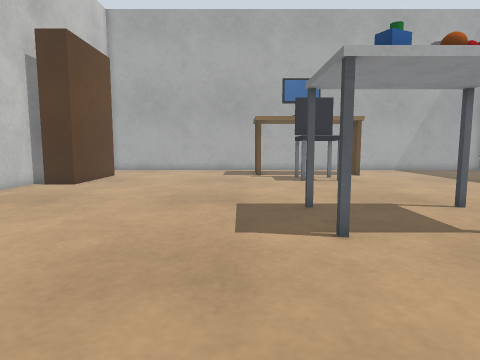
[1] (above)

20 first-person views from a walk through a world built for the Gazebo simulator. The camera is 0.37 m above the floor, tilts 6° down and sees 75° across. The floor is counted in squares, 0.2 m on a side. Each view is taken from the middle of a square. On the plan, view 1 faces up. The plan holds only what a view shows up to about 17 squares ahead; the rest is blank. Robots are left out.

[2]
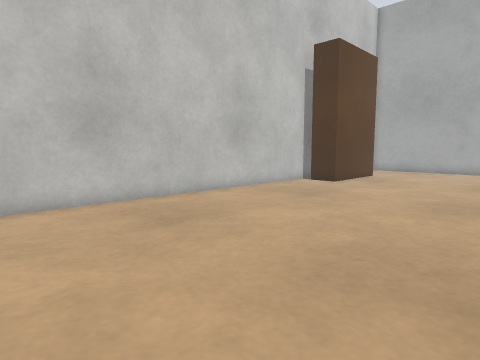

[3]
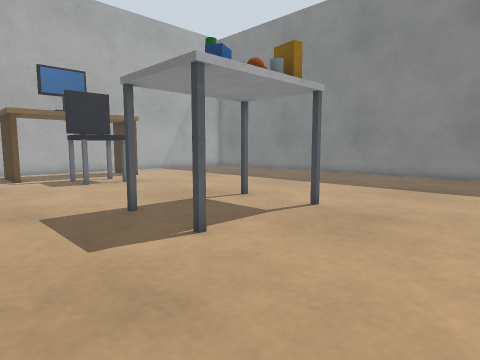

[4]
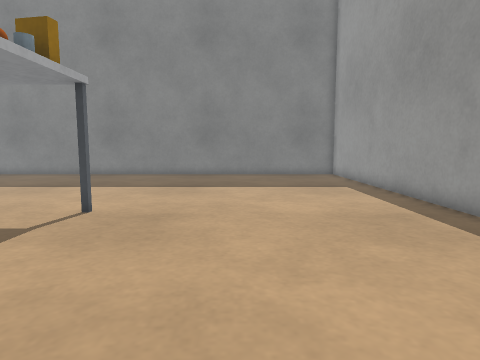

[5]
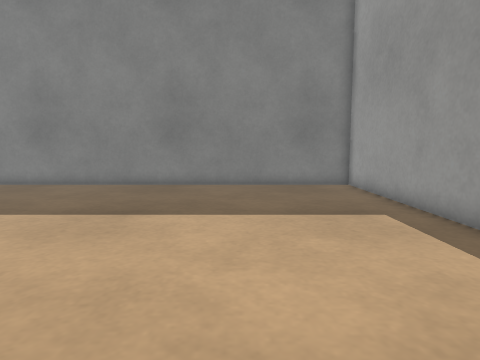

[6]
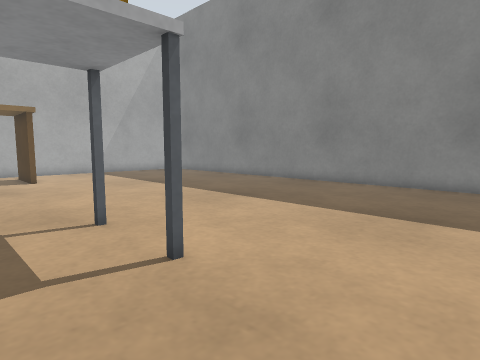

[7]
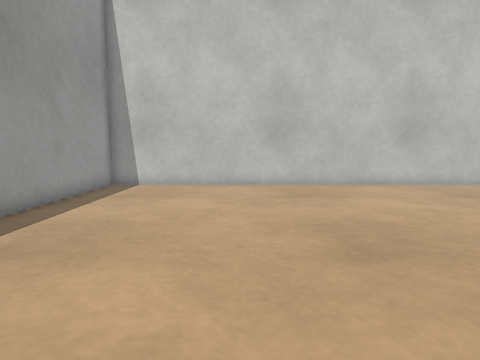

[8]
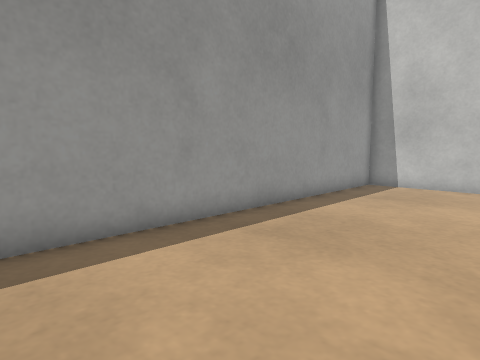

[9]
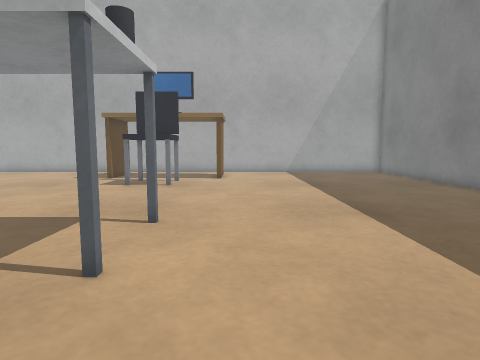

[10]
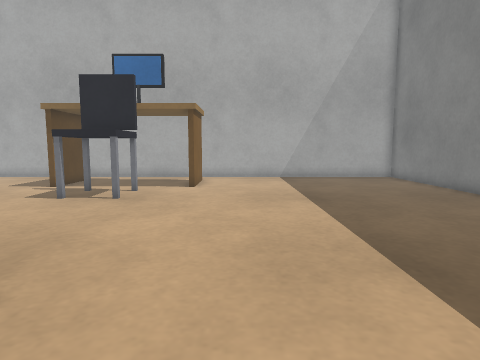

[11]
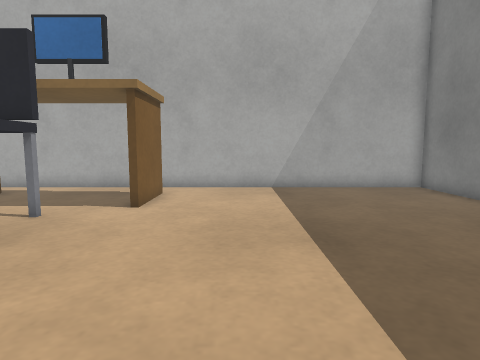

[12]
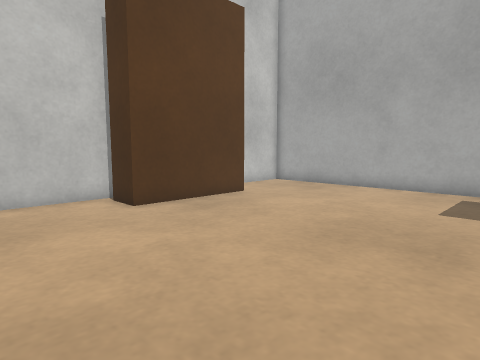

[13]
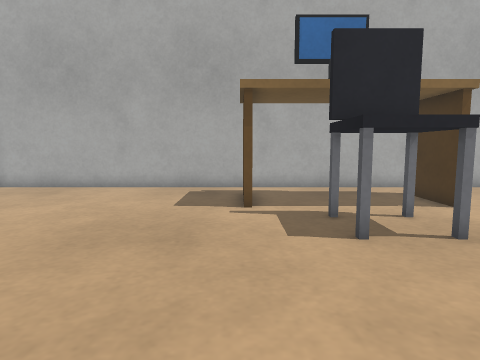

[14]
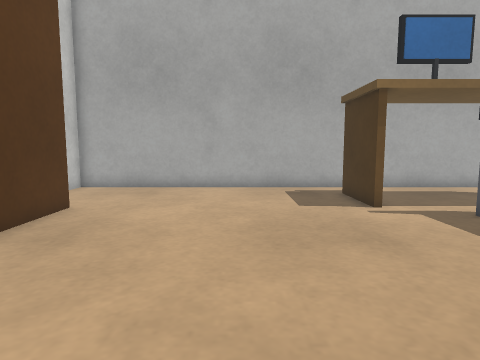

[15]
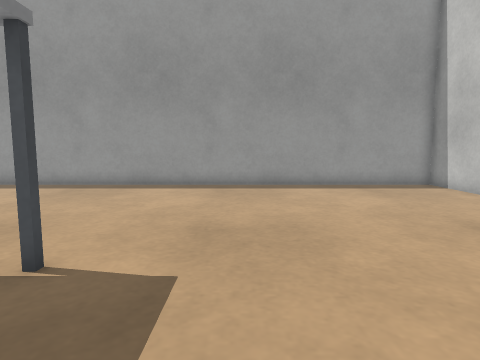

[16]
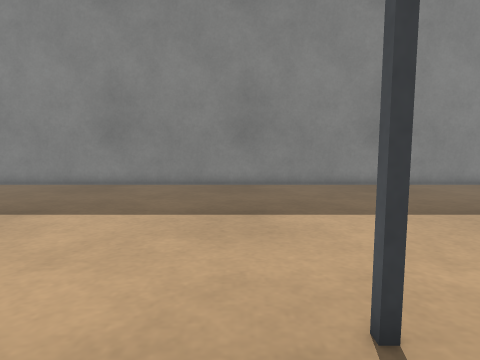

[17]
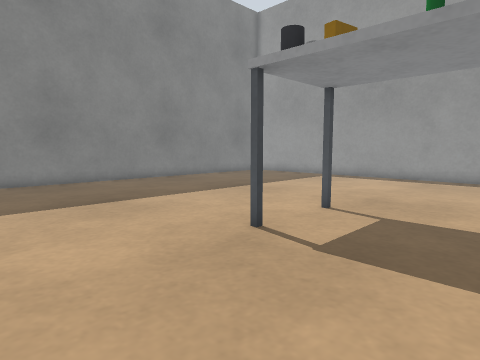

[18]
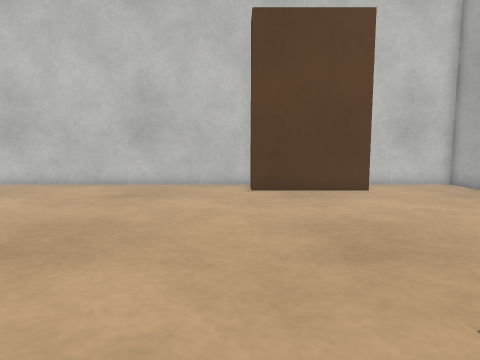

[19]
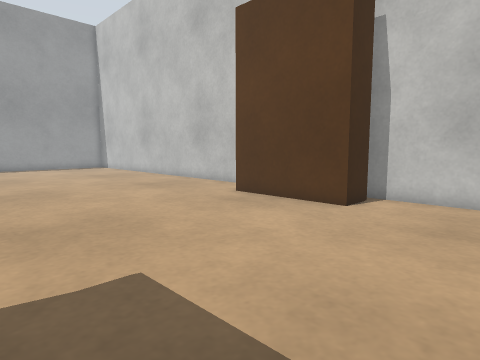

[20]
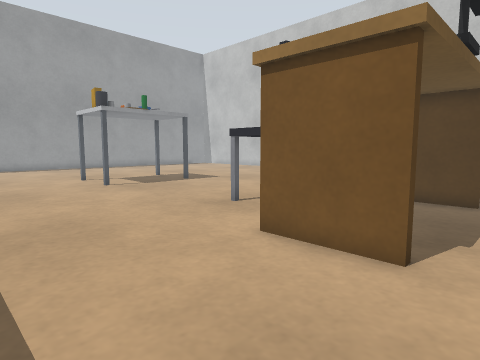

### Floor plan
Key: @ floor where view 1 was taken; # wall or solid block; . floor; B brown box; T thing the floor can be seen under or through; C green cylinder; W white cylinder; O other object.
Columns run from 11 left of view 1 to 20 right of it. Each row starts with its distance up from view 1.
 26 ################################
 25 #..............................#
 24 #..............................#
 23 #...........#  TTTT#...........#
 22 #...........#      #...........#
 21 #...........#TTTTTTT...........#
 20  BBB...........................#
 19    B...........TT..............#
 18    B...........TT..............#
 17  B B...........TT..............#
 16  BBB...........................#
 15 #..............................#
 14 #..............................#
 13 #..............................#
 12 #..............................#
 11 #..............................#
 10 #............TTTTTT............#
  9 #............T  OOT............#
  8 #............T CO T............#
  7 #............TT OWT............#
  6 #............TTTTTT............#
  5 #..............................#
  4 #..............................#
  3 #..............................#
  2 #..............................#
  1 #..............................#
  0 #..........@...................#
 -1 #..............................#
 -2 #..............................#
 -3 #..............................#
 -4 #..............................#
 -5 ################################

Where each view was taken, in squares from view 1:
view 1: 0 up, 0 right, facing up
view 2: 0 up, 0 right, facing up-left
view 3: 1 up, 2 left, facing up-right
view 4: 2 up, 2 left, facing right
view 5: 1 up, 4 right, facing right
view 6: 2 up, 4 right, facing up-right
view 7: 2 up, 5 right, facing left
view 8: 2 up, 5 right, facing down-left
view 9: 2 up, 9 right, facing up
view 10: 6 up, 10 right, facing up
view 11: 11 up, 11 right, facing up
view 12: 11 up, 1 right, facing up-left
view 13: 11 up, 1 right, facing up
view 14: 11 up, 3 left, facing up
view 15: 11 up, 1 left, facing down
view 16: 11 up, 4 right, facing right
view 17: 15 up, 2 right, facing down-right
view 18: 15 up, 5 right, facing left
view 19: 25 up, 1 right, facing down-left
view 20: 25 up, 13 right, facing down-left
